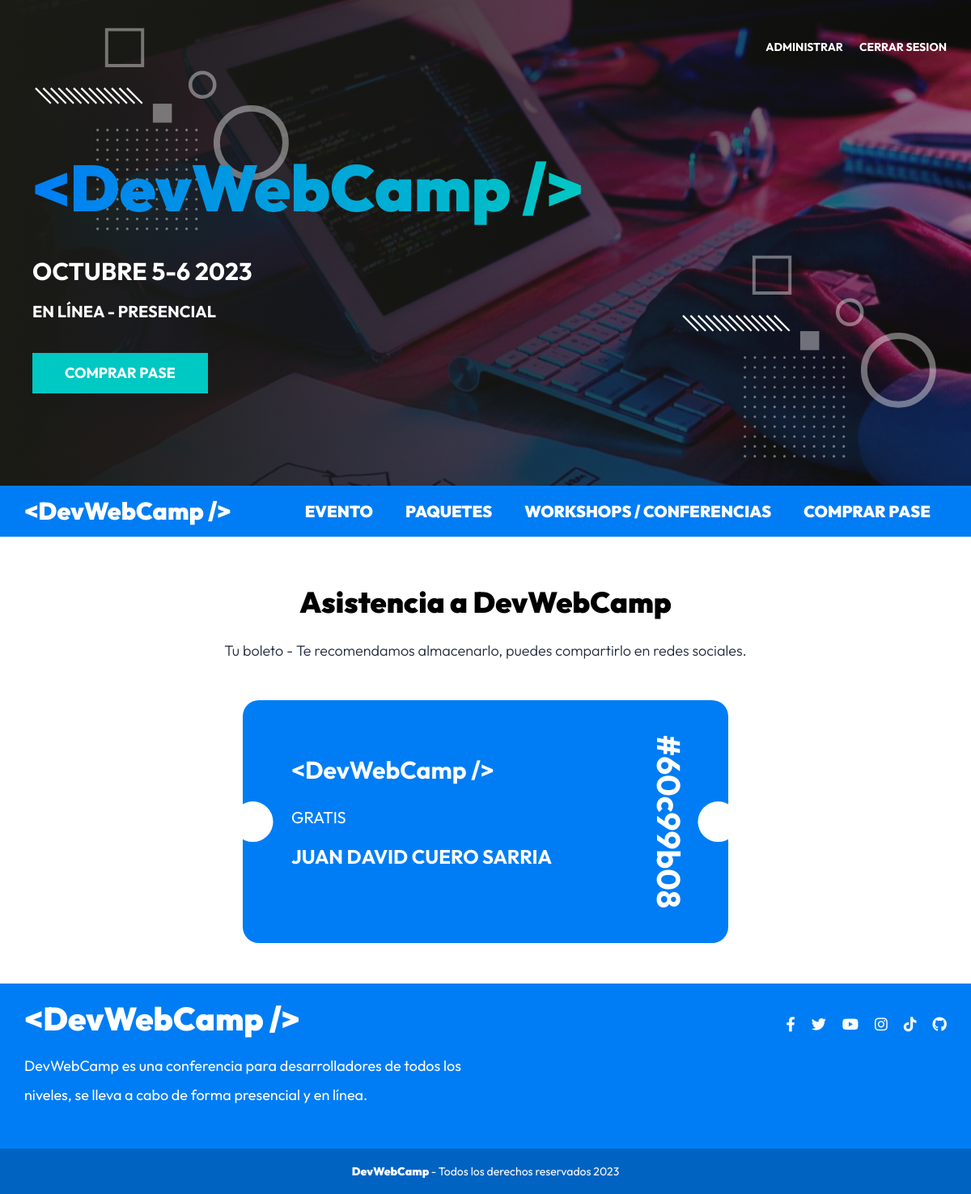
The page /boleto?id=60c99b08 (signed in) on the database its author committed.
### tables this page shows
CREATE TABLE `paquetes` (
  `id` int(11) NOT NULL,
  `nombre` varchar(30) DEFAULT NULL
);

CREATE TABLE `usuarios` (
  `id` int(11) NOT NULL,
  `nombre` varchar(40) DEFAULT NULL,
  `apellido` varchar(40) DEFAULT NULL,
  `email` varchar(40) DEFAULT NULL,
  `password` varchar(60) DEFAULT NULL,
  `confirmado` tinyint(1) DEFAULT NULL,
  `fecha` date DEFAULT NULL,
  `token` varchar(13) DEFAULT NULL,
  `admin` tinyint(1) DEFAULT NULL
);

CREATE TABLE `registros` (
  `id` int(11) NOT NULL,
  `paquete_id` int(11) DEFAULT NULL,
  `pago_id` varchar(30) DEFAULT NULL,
  `token` varchar(8) DEFAULT NULL,
  `usuario_id` int(11) DEFAULT NULL,
  `regalo_id` int(11) DEFAULT NULL
);

### controllers/RegistroController.php (called while the page is built, shortened)
<?php
class RegistroController {
    public static function boleto(Router $router) {
        $id = $_GET['id'];
        $registro = Registro::where('token', $id);
        $registro->usuario = Usuario::find($registro->usuario_id);
        $registro->paquete = Paquete::find($registro->paquete_id);
        $router->render('registro/boleto', [
            'titulo' => 'Asistencia a DevWebCamp',
            'registro' => $registro
        ]);
    }
}

### public/index.php (called while the page is built, shortened)
<?php
$router = new Router();
$router->get('/login', [AuthController::class, 'login']);
$router->post('/login', [AuthController::class, 'login']);
$router->post('/logout', [AuthController::class, 'logout']);
$router->get('/registro', [AuthController::class, 'registro']);
$router->post('/registro', [AuthController::class, 'registro']);
$router->get('/olvide', [AuthController::class, 'olvide']);
$router->post('/olvide', [AuthController::class, 'olvide']);
$router->get('/reestablecer', [AuthController::class, 'reestablecer']);
$router->post('/reestablecer', [AuthController::class, 'reestablecer']);
$router->get('/mensaje', [AuthController::class, 'mensaje']);
$router->get('/confirmar-cuenta', [AuthController::class, 'confirmar']);
$router->get('/admin/dashboard', [DashboardController::class, 'index']);
$router->get('/admin/ponentes', [PonentesController::class, 'index']);
$router->get('/admin/ponentes/crear', [PonentesController::class, 'crear']);
$router->post('/admin/ponentes/crear', [PonentesController::class, 'crear']);
$router->get('/admin/ponentes/editar', [PonentesController::class, 'editar']);
$router->post('/admin/ponentes/editar', [PonentesController::class, 'editar']);
$router->post('/admin/ponentes/eliminar', [PonentesController::class, 'eliminar']);
$router->get('/admin/eventos', [EventosController::class, 'index']);
$router->get('/admin/eventos/crear', [EventosController::class, 'crear']);
$router->post('/admin/eventos/crear', [EventosController::class, 'crear']);
$router->get('/admin/eventos/editar', [EventosController::class, 'editar']);
$router->post('/admin/eventos/editar', [EventosController::class, 'editar']);
$router->post('/admin/eventos/eliminar', [EventosController::class, 'eliminar']);
$router->get('/api/eventos-horario', [APIEventos::class, 'index']);
$router->get('/api/ponentes', [APIPonentes::class, 'index']);
$router->get('/api/ponente', [APIPonentes::class, 'ponente']);
$router->get('/api/usuario', [APIUsuarios::class, 'index']);
$router->get('/api/regalos', [APIRegalos::class, 'index']);
$router->get('/api/evento', [APIEventosDisponibles::class, 'index']);
$router->get('/admin/registrados', [RegistradosController::class, 'index']);
$router->get('/admin/general', [GeneralController::class, 'index']);
$router->get('/admin/regalos', [RegalosController::class, 'index']);
$router->get('/finalizar-registro', [RegistroController::class, 'crear']);
$router->post('/finalizar-registro/gratis', [RegistroController::class, 'gratis']);
$router->post('/finalizar-registro/pagar', [RegistroController::class, 'pagar']);
$router->get('/finalizar-registro/conferencias', [RegistroController::class, 'conferencias']);
$router->post('/finalizar-registro/conferencias', [RegistroController::class, 'conferencias']);
$router->get('/boleto', [RegistroController::class, 'boleto']);
$router->get('/', [PaginasController::class, 'index'] );
$router->get('/devwebcamp', [PaginasController::class, 'evento'] );
$router->get('/paquetes', [PaginasController::class, 'paquetes'] );
$router->get('/workshops-conferencias', [PaginasController::class, 'conferencias'] );
$router->get('/404', [PaginasController::class, 'error'] );
$router->comprobarRutas();

### models/ActiveRecord.php (called while the page is built, shortened)
<?php
class ActiveRecord {
    protected static $db;
    protected static $tabla = '';
    public static function setDB($database) {
        self::$db = $database;
    }
    public static function consultarSQL($query) {
        $resultado = self::$db->query($query);
        $array = [];
        while($registro = $resultado->fetch_assoc()) {
            $array[] = static::crearObjeto($registro);
        }
        return $array;
    }
    protected static function crearObjeto($registro) {
        $objeto = new static;
        foreach($registro as $key => $value ) {
            if(property_exists( $objeto, $key  )) {
                $objeto->$key = $value;
            }
        }
        return $objeto;
    }
    public static function find($id) {
        $query = "SELECT * FROM " . static::$tabla  ." WHERE id = ${id}";
        $resultado = self::consultarSQL($query);
        return array_shift( $resultado ) ;
    }
    public static function where($columna, $valor) {
        $query = "SELECT * FROM " . static::$tabla . " WHERE ${columna} = '${valor}'";
        $resultado = self::consultarSQL($query);
        return array_shift( $resultado ) ;
    }
}

### views/registro/boleto.php (the view)
<main class="pagina">
    <h2 class="pagina__heading"><?php echo $titulo; ?></h2>
    <p class="pagina__descripcion">Tu boleto - Te recomendamos almacenarlo, puedes compartirlo en redes sociales.</p>
    <div class="boleto__virtual">
        <div class="boleto boleto--<?php echo strtolower($registro->paquete->nombre); ?> boleto--acceso">
            <div class="boleto__contenido">
                <h4 class="boleto__logo">&#60;DevWebCamp /></h4>
                <p class="boleto__plan"><?php echo $registro->paquete->nombre; ?></p>
                <p class="boleto__nombre"><?php echo $registro->usuario->nombre . " " . $registro->usuario->apellido; ?></p>
            </div>
            <p class="boleto__codigo"><?php echo '#' .  $registro->token; ?></p>
        </div>
    </div>
</main>

### public/build/css/app.css (style rules this page uses)
html { line-height: 1.15; -webkit-text-size-adjust: 100%; }
body { margin: 0; }
main { display: block; }
html { font-size: 62.5%; box-sizing: border-box; height: 100%; }
*, *:before, *:after { box-sizing: inherit; }
body { font-family: "Outfit", sans-serif; font-size: 1.8rem; }
h1, h2, h3 { font-family: "Outfit", sans-serif; font-weight: 900; margin: 2rem 0; }
h2 { font-size: 3.6rem; }
[class$=__heading] { font-family: "Outfit", sans-serif; font-weight: 900; margin: 2rem 0; margin: 6rem 0 3rem 0; text-align: center; }
[class$=__descripcion] { text-align: center; font-size: 1.8rem; font-weight: 300; color: #1E293B; margin-bottom: 5rem; }
.boleto { width: min(100% - 5rem, 65rem); margin: 0 auto; padding: 6rem; border-radius: 2rem; color: #FFFFFF; position: relative; }
.boleto::before, .boleto::after { position: absolute; content: ""; background-color: #FFFFFF; width: 5rem; height: 5rem; top: calc(50% - 2.5rem); }
.boleto::before { -webkit-clip-path: circle(50% at 25% 50%); clip-path: circle(50% at 25% 50%); left: 0; }
.boleto::after { -webkit-clip-path: circle(50% at 75% 50%); clip-path: circle(50% at 75% 50%); right: 0; }
.boleto--gratis { background-color: #007df4; }
.boleto__logo { color: #FFFFFF; text-align: center; margin-bottom: 2rem; white-space: nowrap; font-size: clamp(2rem, -0.8rem + 10vw, 4rem); }
@media (min-width: 1024px) { .boleto__logo { text-align: left; margin: 0; } }
.boleto__plan { font-size: 2rem; text-transform: uppercase; margin: 3rem 0 0 0; }
.boleto--acceso { width: 30rem; height: 50rem; padding: 10rem 3rem; }
@media (min-width: 768px) { .boleto--acceso { width: 60rem; height: 30rem; padding: 6rem; display: flex; flex-direction: column; justify-content: center; } }
.boleto--acceso .boleto__logo { font-size: clamp(2rem, -0.8rem + 10vw, 3rem); margin: 0; text-align: left; }
.boleto--acceso .boleto__nombre { font-size: 2.4rem; text-transform: uppercase; font-weight: 700; }
.boleto--acceso .boleto__codigo { font-size: 4rem; font-weight: 700; text-align: center; position: absolute; bottom: 7rem; margin: 0; left: 0; width: 100%; }
@media (min-width: 768px) { .boleto--acceso .boleto__codigo { rotate: 90deg; transform-origin: 0 0; top: 0; left: calc(100% - 5rem); width: 30rem; } }
.boleto::before { -webkit-clip-path: circle(50% at 50% 25%); clip-path: circle(50% at 50% 25%); left: calc(50% - 2.5rem); top: 0; }
@media (min-width: 768px) { .boleto::before { -webkit-clip-path: circle(50% at 25% 50%); clip-path: circle(50% at 25% 50%); left: 0; top: calc(50% - 2.5rem); } }
.boleto::after { -webkit-clip-path: circle(50% at 50% 75%); clip-path: circle(50% at 50% 75%); left: calc(50% - 2.5rem); top: calc(100% - 5rem); }
@media (min-width: 768px) { .boleto::after { -webkit-clip-path: circle(50% at 75% 50%); clip-path: circle(50% at 75% 50%); left: calc(100% - 5rem); top: calc(50% - 2.5rem); } }

### rows shown on the page
paquetes: nombre "GRATIS"
usuarios: nombre "JUAN DAVID", apellido "CUERO SARRIA"
registros: token "60c99b08"

### other values the page prints
$titulo "Asistencia a DevWebCamp"
